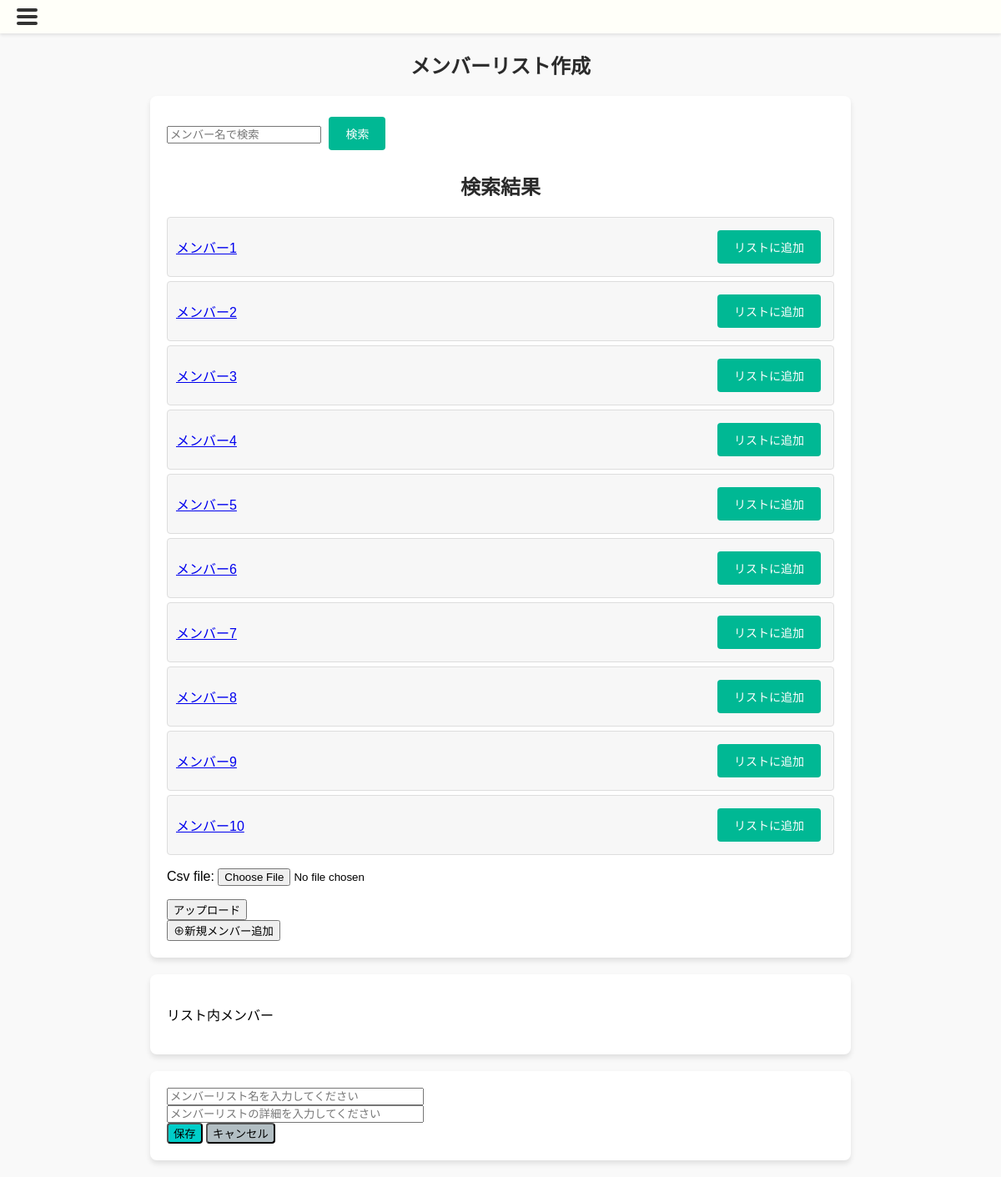
/memberlist/make/, run on an earlier commit of the app's database.
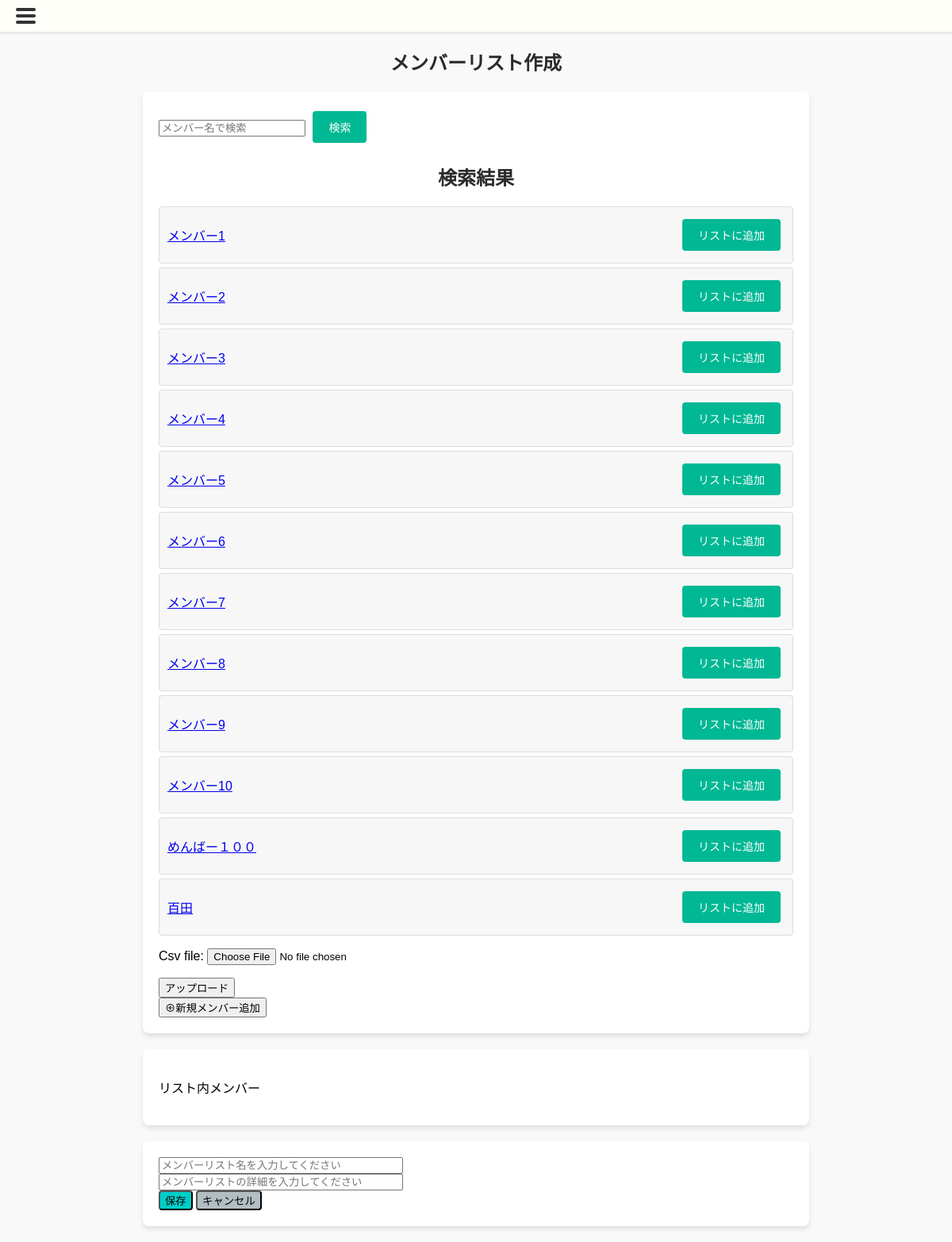
And on a later commit of the database.
### canri_app/models.py (models this page shows)
class Member(models.Model):
    member_id = models.AutoField(primary_key=True)
    name = models.CharField(max_length=255)
    birthdate = models.DateTimeField()
    job = models.ForeignKey(JobTitleInformation, on_delete=models.CASCADE)
    memo = models.TextField()
    mbti = models.ForeignKey(MBTI, on_delete=models.CASCADE)
    creation_date = models.DateTimeField()
    deletion_date = models.DateTimeField(null=True, blank=True)
    deletion_flag = models.BooleanField(default=False)
    class Meta:
        db_table = 'Member'

### canri_app/views.py (the view, shortened to what this page needs)
# urls.py: path('memberlist/make/', views.MemberListMakeView.as_view(), name='memberlist_make'),
class MemberListMakeView(TemplateView):
    template_name = "memberList_make.html"
    def get(self, request, *args, **kwargs):
        form = CSVUploadForm()
        members = self.get_queryset()
        memberID_list = request.session.get('memberID_list', [])
        members_in_list = Member.objects.filter(member_id__in=memberID_list, deletion_flag=False)
        member_dict = {member.member_id: member.name for member in members_in_list}
        messages.error(request , '')
        context = {
            'form': form, # フォーム
            'members': members, # 検索メンバー
            'memberID_list': memberID_list,  # 現在のリストを表示
            'member_dict':member_dict,
        }
        return render(request, self.template_name, context)
    def get_queryset(self):
        query = self.request.GET.get('query')
        if query:
            members = Member.objects.filter(name__icontains=query, deletion_flag=False)
        else:
            members = Member.objects.filter(deletion_flag=False)
        return members

### canri_app/forms.py
class CSVUploadForm(forms.Form):
    csv_file = forms.FileField()

### canri_app/templates/memberList_make.html (shortened to what this page needs)
{% extends 'base2.html' %}
{% load static %}
{% load custom_filters %}
{% block head %}
<link rel="stylesheet" href="{% static 'css/memberlist_make.css' %}">
{% endblock %}
{% block content %}
    <h2>メンバーリスト作成</h2>
    <section class="search-section">
        <form method="GET">
            <input type="search" name="query" value="{{ request.GET.query }}" placeholder="メンバー名で検索"/>
            <button type="submit" class="btn">検索</button>
        </form>
        <h2>検索結果</h2>
        <ul>
            {% for member in members %}
                <li>
                    <a href="{% url 'canri_app:member_edit' member_id=member.member_id %}">{{ member.name }}</a>
                    <form method="POST" action="{% url 'canri_app:memberlist_make' %}">
                        <button type="submit" class="btn">リストに追加</button>
                    </form>
                </li>
            {% endfor %}
        </ul>
        <form method="post" enctype="multipart/form-data">
            <a>{{ form.as_p }}</a>
            <button type="submit">アップロード</button>
        </form>
        <form method="GET" action="{% url 'canri_app:member_make' %}">
            <button type="submit">⊕新規メンバー追加</button>
        </form>
    </section>
    <section class="selected-members-section">
        <p>リスト内メンバー</p>
    </section>
    <section class="save-section">
        <form method="post" action="{% url 'canri_app:memberlist_make_complete' %}">
            <input type="text" name="member_list_name" placeholder="メンバーリスト名を入力してください">
            <br>
            <input type="text" name="member_list_details" placeholder="メンバーリストの詳細を入力してください">
            <br>
            <button class="memberlist_save" type="submit">保存</button>
            <button class="memberlist_cancel" type="button" onclick="window.location.href='{% url 'canri_app:memberlist' %}'">キャンセル</button>
        </form>
    </section>
{% endblock %}

### canri_app/templates/base2.html (shortened to what this page needs)
<!DOCTYPE html>
<html lang="ja">
<head>
    {% load static %}
    <link rel="stylesheet" href="{% static 'css/styles.css' %}">
    {% block head %}{% endblock %}
</head>
<body>
    <header>
        <nav class="navbar">
            <div class="hamburger-menu" onclick="toggleMenu()">
                <div class="bar"></div>
                <div class="bar"></div>
                <div class="bar"></div>
            </div>
        </nav>
    </header>
    <main>
        {% block content %}{% endblock %}
    </main>
</body>
</html>

### static/css/styles.css (style rules this page uses)
.navbar { display: flex; justify-content: space-between; align-items: center; background-color: #fffff9; padding: 10px 20px; box-shadow: 0 2px 4px rgba(0, 0, 0, 0.1); margin-bottom: 3px; }
.hamburger-menu { display: none; cursor: pointer; flex-direction: column; justify-content: space-between; height: 20px; width: 25px; }
.hamburger-menu .bar { height: 4px; background-color: #333; width: 100%; border-radius: 5px; }
@media (max-width: 1200px) { .hamburger-menu { display: flex; } }

### static/css/memberList_make.css (style rules this page uses)
body { font-family: Arial, sans-serif; margin: 0; padding: 0; background-color: #f9f9f9; }
h2 { text-align: center; color: #2b2b2b; margin: 20px 0; }
.search-section, .selected-members-section, .save-section { margin: 20px auto; padding: 20px; width: 90%; max-width: 800px; background: white; border-radius: 8px; box-shadow: 0px 4px 6px rgba(0, 0, 0, 0.1); }
.btn { display: inline-block; padding: 10px 20px; margin: 5px; background-color: #00b894; color: white; border: none; border-radius: 4px; cursor: pointer; font-size: 14px; }
ul { list-style: none; padding: 0; }
ul li { display: flex; justify-content: space-between; align-items: center; padding: 10px; border: 1px solid #ddd; margin: 5px 0; border-radius: 4px; background-color: #f7f7f7; }
.memberlist_save { background-color: #00cec9; border-radius: 4px; }
.memberlist_cancel { background-color: #b2bec3; border-radius: 4px; }
input[type="text"] { width: 300px; }

What changed in the data, as far as the page shows it:
added Member: name "めんばー１００"
added Member: name "百田"
